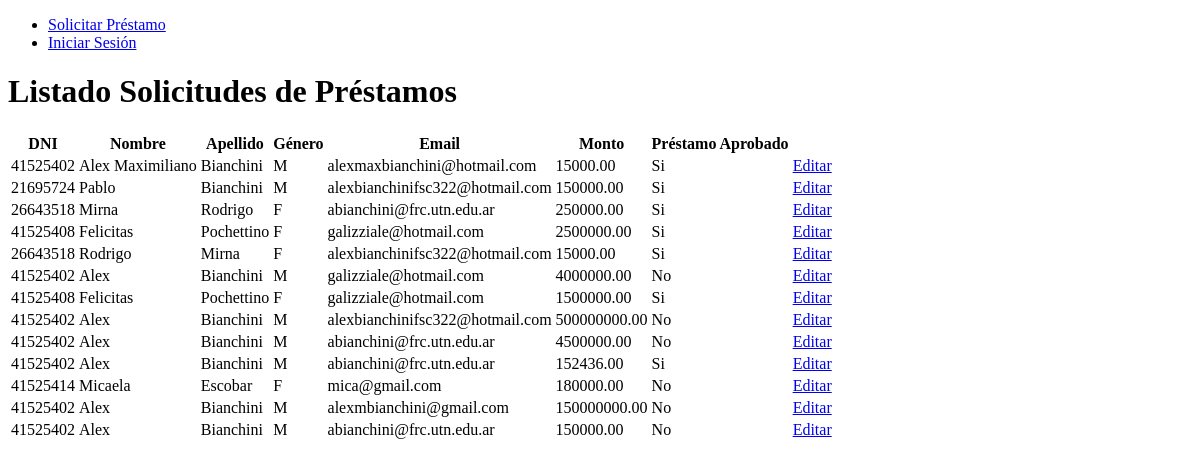
The app's page /listado-prestamos/, older data.
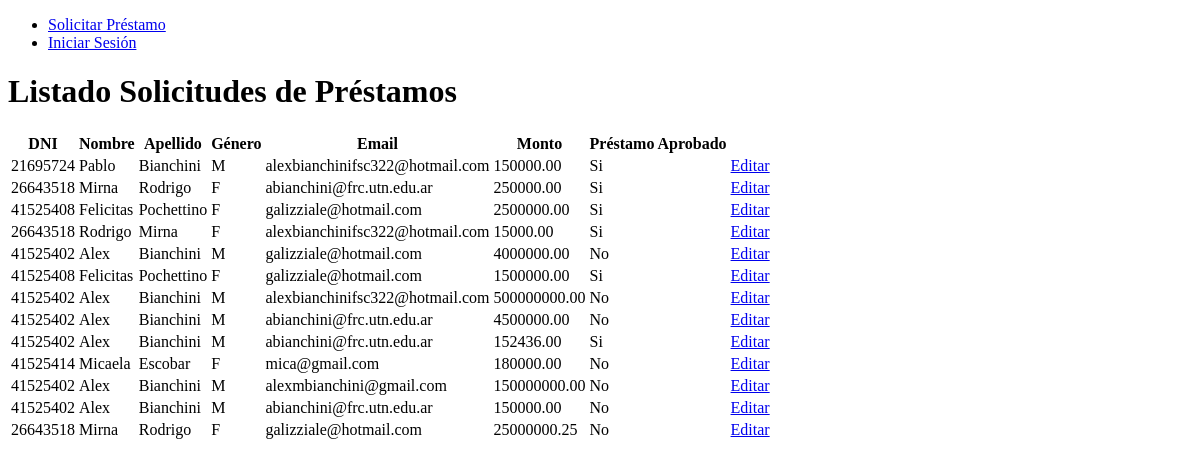
The same page, newer data.
### prestamos/models.py (models this page shows, shortened)
class Solicitante(models.Model):
    dni = models.BigIntegerField()
    nombre = models.CharField(max_length=100)
    apellido = models.CharField(max_length=100)
    genero = models.CharField(max_length=20, choices=[('M', 'Masculino'), ('F', 'Femenino'), ('O', 'Otro')])
    email = models.EmailField()
    monto = models.DecimalField(max_digits=20, decimal_places=2)
    aprobado = models.BooleanField(default=False)

### prestamos/views.py (the view)
# urls.py: path('listado-prestamos/', views.listadoPrestamos, name='listado-prestamos'),
def listadoPrestamos(request):
    solicitantes = Solicitante.objects.all()
    return render(request, 'listadoPrestamos.html', {'solicitantes': solicitantes})

### prestamos/templates/listadoPrestamos.html
{% extends 'base.html' %}
{% block content %}
<h1>Listado Solicitudes de Préstamos</h1>
<table>
    <thead>
        <tr>
            <th>DNI</th>
            <th>Nombre</th>
            <th>Apellido</th>
            <th>Género</th>
            <th>Email</th>
            <th>Monto</th>
            <th>Préstamo Aprobado</th>
        </tr>
    </thead>
    <tbody>
        {% for solicitante in solicitantes %}
            <tr>
                <td>{{solicitante.dni}}</td>
                <td>{{solicitante.nombre}}</td>
                <td>{{solicitante.apellido}}</td>
                <td>{{solicitante.genero}}</td>
                <td>{{solicitante.email}}</td>
                <td>{{solicitante.monto}}</td>
                {% if solicitante.aprobado %}
                    <td>Si</td>
                {% else %}
                    <td>No</td>
                {% endif %}
                <td>
                    <a href="{% url 'editar-solicitante' solicitante.id %}">Editar</a>
                </td>
            </tr>
        {% endfor %}
    </tbody>
</table>
{% endblock %}

### prestamos/templates/base.html (shortened to what this page needs)
<!DOCTYPE html>
<html lang="en">
<head>
</head>
<body>
  <nav>
    <ul>
      <li>
        <a href="/pedido-prestamo">Solicitar Préstamo</a>
      </li>
      {% if user.is_authenticated %}
      <li>
        <a href="/listado-prestamos">Listado Préstamos</a>
      </li>
      <li>
        <a href="/logout">Cerrar Sesión</a>
      </li>
      {% else %}
      <li>
        <a href="/">Iniciar Sesión</a>
      </li>
      {% endif %}
    </ul>
  </nav>
  {% block content %}
  {% endblock %}
</body>
</html>

Row changes from the older to the newer data that the page shows:
removed Solicitante: dni "41525402", nombre "Alex Maximiliano", apellido "Bianchini", genero "M", email "alexmaxbianchini@hotmail.com", monto "15000.00", aprobado "Si"
added Solicitante: dni "26643518", nombre "Mirna", apellido "Rodrigo", genero "F", email "galizziale@hotmail.com", monto "25000000.25", aprobado "No"
